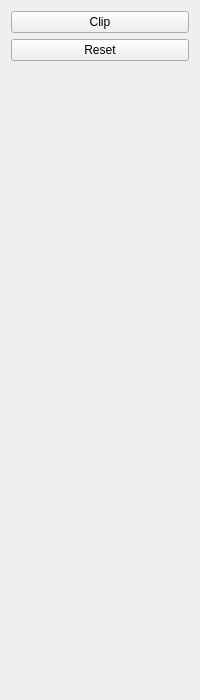
<?xml version="1.0" encoding="UTF-8"?>
<ui version="4.0">
 <class>QOrthodonticsImplicitPlaneControllerWidget</class>
 <widget class="QWidget" name="QOrthodonticsImplicitPlaneControllerWidget">
  <property name="geometry">
   <rect>
    <x>0</x>
    <y>0</y>
    <width>200</width>
    <height>700</height>
   </rect>
  </property>
  <property name="windowTitle">
   <string>QOrthodonticsImplicitPlaneControllerWidget</string>
  </property>
  <layout class="QVBoxLayout" name="verticalLayout">
   <item>
    <widget class="QPushButton" name="pushButtonClip">
     <property name="text">
      <string>Clip</string>
     </property>
    </widget>
   </item>
   <item>
    <widget class="QPushButton" name="pushButtonReset">
     <property name="text">
      <string>Reset</string>
     </property>
    </widget>
   </item>
   <item>
    <spacer name="verticalSpacer">
     <property name="orientation">
      <enum>Qt::Vertical</enum>
     </property>
     <property name="sizeHint" stdset="0">
      <size>
       <width>20</width>
       <height>570</height>
      </size>
     </property>
    </spacer>
   </item>
  </layout>
 </widget>
 <resources/>
 <connections/>
</ui>
